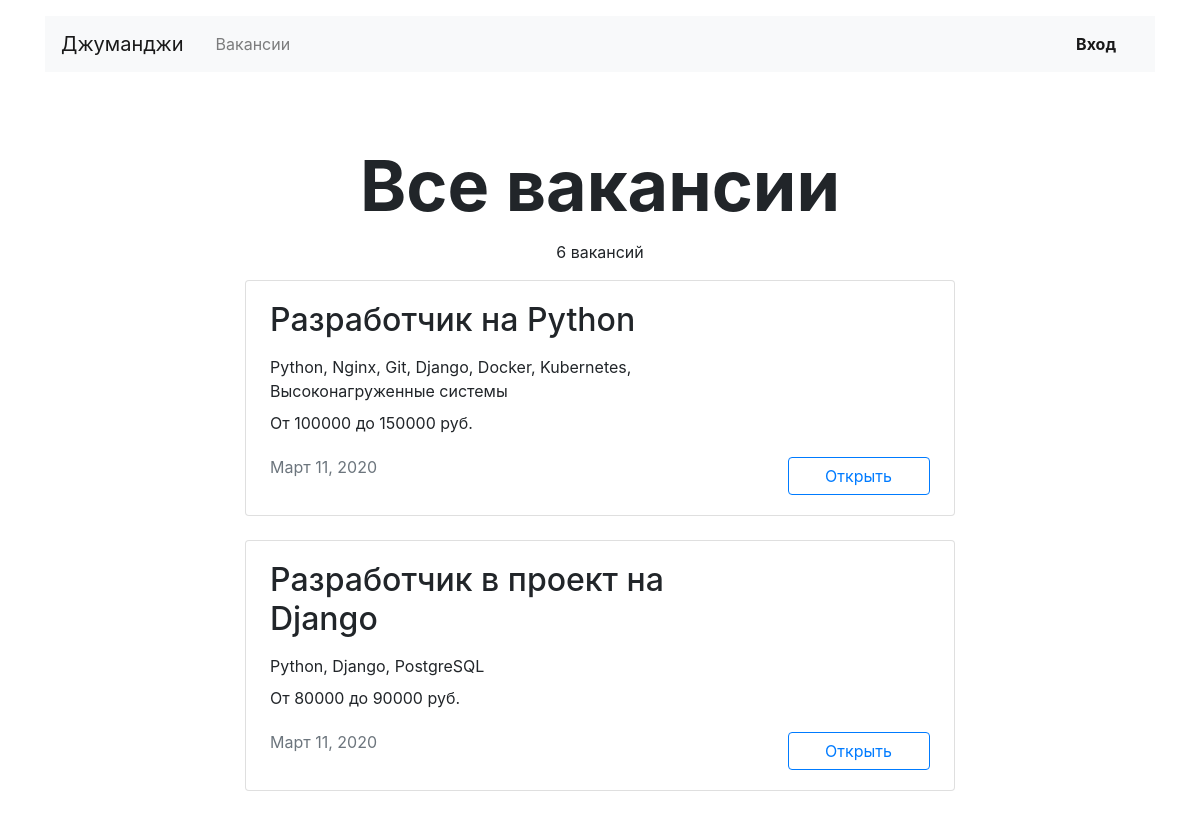
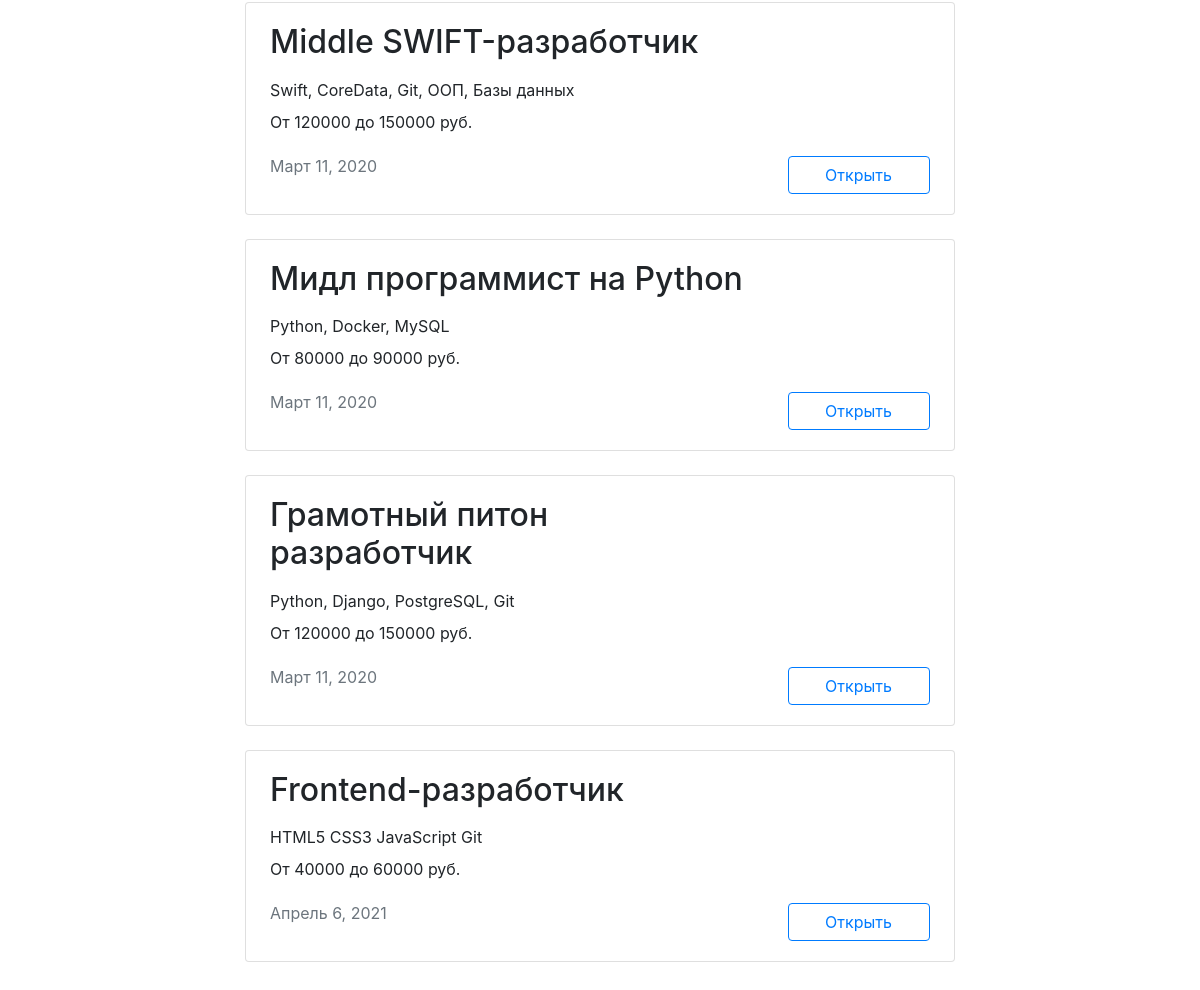
Page /vacancies/ on the committed database (2 pictures, top to bottom).
### vacancies/models.py (models this page shows, shortened)
class Vacancy(models.Model):
    title = models.CharField(max_length=50, verbose_name='Название вакансии')
    specialty = models.ForeignKey('Specialty', related_name="vacancies", on_delete=models.CASCADE,
                                  verbose_name='Специализация')
    company = models.ForeignKey('Company', related_name="vacancies", on_delete=models.CASCADE)
    skills = models.CharField(max_length=200, verbose_name='Требуемые навыки')
    description = models.TextField(verbose_name='Описание вакансии')
    salary_min = models.IntegerField(verbose_name='Зарплата от')
    salary_max = models.IntegerField(verbose_name='Зарплата до')
    published_at = models.DateField(default=timezone.now)

### vacancies/views.py (the view)
# urls.py: path('vacancies/', views.ListVacanciesView.as_view(), name='list_all_vacancies'),
class ListVacanciesView(View):
    def get(self, request):
        vacancies = Vacancy.objects.all()
        return render(request, 'vacancies/vacancies.html', {'vacancies': vacancies})

### vacancies/templatetags/ru_pluralize.py (called while the page is built)
@register.filter()
def ru_pluralize(number: Union[int, str], arg: str = 'дурак,дурака,дураков'):
    nominative_singular, genitive_singular, genitive_plural = arg.split(',')
    number = abs(int(number))
    if 10 <= number % 100 <= 20:
        return f'{number} {genitive_plural}'
    if number % 10 == 1:
        return f'{number} {nominative_singular}'
    if 2 <= number % 10 <= 4:
        return f'{number} {genitive_singular}'
    return f'{number} {genitive_plural}'

### vacancies/templates/vacancies/vacancies.html (shortened to what this page needs)
{% extends 'vacancies/base.html' %}
{% load ru_pluralize %}
{% block content %}
  <main class="container mt-3">
    <section>
    {% if specialty in specialties.code %}
      <h1 class="h1 text-center mx-auto mt-4 pt-5" style="font-size: 70px;"><strong>{{ specialties.title }}</strong></h1>
      <p class="text-center pt-1">{{ specialties.vacancies.count|ru_pluralize:'вакансия,вакансии,вакансий' }} </p>
    {% for vacancy in vacancies_by_specialty %}
            <div class="col-12 col-lg-8 offset-lg-2 m-auto">
                <div class="card mb-4">
                  <div class="card-body px-4">
                    <div class="row">
                      <div class="col-12 col-md-8 col-lg-9">
                  <h2 class="h2 pb-2">{{ vacancy.title }}</h2>
                  <p class="mb-2">{{ vacancy.skills }}</p>
                  <p>От {{ vacancy.salary_min }} до {{ vacancy.salary_max }} руб.</p>
                  <p class="text-muted pt-1">{{ vacancy.published_at }}</p>
                </div>
                <div class="col-12 col-md-4 col-lg-3 d-flex align-items-end">
                  <a href="{% url 'vacancy' vacancy.id %}"><button style="width:142px" class="btn btn-outline-primary">Открыть</button></a>
                </div>
              </div>
            </div>
          </div>
        </div>
    {% endfor %}
    {% else %}
      <h1 class="h1 text-center mx-auto mt-4 pt-5" style="font-size: 70px;"><strong>Все вакансии</strong></h1>
      <p class="text-center pt-1">{{ vacancies.count|ru_pluralize:'вакансия,вакансии,вакансий' }}</p>
    {% for vacancy in vacancies %}
            <div class="col-12 col-lg-8 offset-lg-2 m-auto">
                <div class="card mb-4">
                  <div  class="card-body px-4">
                    <div class="row">
                      <div class="col-12 col-md-8 col-lg-9">
                  <h2 class="h2 pb-2">{{ vacancy.title }}</h2>
                  <p class="mb-2">{{ vacancy.skills }}</p>
                  <p>От {{ vacancy.salary_min }} до {{ vacancy.salary_max }} руб.</p>
                  <p class="text-muted pt-1">{{ vacancy.published_at }}</p>
                </div>
                <div class="col-12 col-md-4 col-lg-3 d-flex align-items-end">
                  <a href="{% url 'vacancy' vacancy.id %}"><button style="width:142px" class="btn btn-outline-primary">Открыть</button></a>
                </div>
              </div>
            </div>
          </div>
        </div>
    {% endfor %}
    {% endif %}
    </section>
  </main>
{% endblock %}

### rows in the picture
Vacancy: title "Разработчик на Python", skills "Python, Nginx, Git, Django, Docker, Kubernetes, Высоконагруженные системы", salary_min "100000", salary_max "150000", published_at "Март 11, 2020"
Vacancy: title "Разработчик в проект на Django", skills "Python, Django, PostgreSQL", salary_min "80000", salary_max "90000", published_at "Март 11, 2020"
Vacancy: title "Middle SWIFT-разработчик", skills "Swift, CoreData, Git, ООП, Базы данных", salary_min "120000", salary_max "150000", published_at "Март 11, 2020"
Vacancy: title "Мидл программист на Python", skills "Python, Docker, MySQL", salary_min "80000", salary_max "90000", published_at "Март 11, 2020"
Vacancy: title "Грамотный питон разработчик", skills "Python, Django, PostgreSQL, Git", salary_min "120000", salary_max "150000", published_at "Март 11, 2020"
Vacancy: title "Frontend-разработчик", skills "HTML5 CSS3 JavaScript Git", salary_min "40000", salary_max "60000", published_at "Апрель 6, 2021"

### other values in the picture
{{ vacancies.count|ru_pluralize:'вакансия,вакансии,вакансий' }} "6 вакансий"
